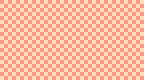

A level layout from a 2D game, rendered from its tile map. Below: a short description, then the map file with its tile-grid data intact:
An orthogonal 18x10 tile map with 8x8 px tiles, 1 tile layer (terrain) and 1 object.

<map version="1.10" tiledversion="1.11.2" orientation="orthogonal" renderorder="right-down" width="18" height="10" tilewidth="8" tileheight="8" infinite="0" nextlayerid="3" nextobjectid="2">
 <editorsettings>
  <export target="room.lua" format="lua" />
 </editorsettings>
 <tileset firstgid="1" name="spritesheet" tilewidth="8" tileheight="8" tilecount="1024" columns="32">
  <image source="../spritesheet.png" width="256" height="256" />
  <tile id="4">
   <properties>
    <property name="col" type="bool" value="true" />
   </properties>
  </tile>
  <tile id="5">
   <properties>
    <property name="col" type="bool" value="true" />
   </properties>
  </tile>
  <tile id="6">
   <properties>
    <property name="col" type="bool" value="true" />
   </properties>
  </tile>
  <tile id="7">
   <properties>
    <property name="col" type="bool" value="true" />
   </properties>
  </tile>
  <tile id="8">
   <properties>
    <property name="col" type="bool" value="true" />
   </properties>
  </tile>
  <tile id="9">
   <properties>
    <property name="col" type="bool" value="true" />
   </properties>
  </tile>
  <tile id="10">
   <properties>
    <property name="col" type="bool" value="true" />
   </properties>
  </tile>
  <tile id="11">
   <properties>
    <property name="col" type="bool" value="true" />
   </properties>
  </tile>
  <tile id="36">
   <properties>
    <property name="col" type="bool" value="true" />
   </properties>
  </tile>
  <tile id="37">
   <properties>
    <property name="col" type="bool" value="true" />
   </properties>
  </tile>
  <tile id="38">
   <properties>
    <property name="col" type="bool" value="true" />
   </properties>
  </tile>
  <tile id="39">
   <properties>
    <property name="col" type="bool" value="true" />
   </properties>
  </tile>
  <tile id="40">
   <properties>
    <property name="col" type="bool" value="true" />
   </properties>
  </tile>
  <tile id="41">
   <properties>
    <property name="col" type="bool" value="true" />
   </properties>
  </tile>
  <tile id="42">
   <properties>
    <property name="col" type="bool" value="true" />
   </properties>
  </tile>
  <tile id="43">
   <properties>
    <property name="col" type="bool" value="true" />
   </properties>
  </tile>
  <tile id="64">
   <properties>
    <property name="col" type="bool" value="true" />
   </properties>
  </tile>
  <tile id="65">
   <properties>
    <property name="col" type="bool" value="true" />
   </properties>
  </tile>
  <tile id="66">
   <properties>
    <property name="col" type="bool" value="true" />
   </properties>
  </tile>
  <tile id="68">
   <properties>
    <property name="col" type="bool" value="true" />
   </properties>
  </tile>
  <tile id="69">
   <properties>
    <property name="col" type="bool" value="true" />
   </properties>
  </tile>
  <tile id="70">
   <properties>
    <property name="col" type="bool" value="true" />
   </properties>
  </tile>
  <tile id="71">
   <properties>
    <property name="col" type="bool" value="true" />
   </properties>
  </tile>
  <tile id="72">
   <properties>
    <property name="col" type="bool" value="true" />
   </properties>
  </tile>
  <tile id="73">
   <properties>
    <property name="col" type="bool" value="true" />
   </properties>
  </tile>
  <tile id="74">
   <properties>
    <property name="col" type="bool" value="true" />
   </properties>
  </tile>
  <tile id="75">
   <properties>
    <property name="col" type="bool" value="true" />
   </properties>
  </tile>
  <tile id="96">
   <properties>
    <property name="col" type="bool" value="true" />
   </properties>
  </tile>
  <tile id="98">
   <properties>
    <property name="col" type="bool" value="true" />
   </properties>
  </tile>
  <tile id="100">
   <properties>
    <property name="col" type="bool" value="true" />
   </properties>
  </tile>
  <tile id="101">
   <properties>
    <property name="col" type="bool" value="true" />
   </properties>
  </tile>
  <tile id="102">
   <properties>
    <property name="col" type="bool" value="true" />
   </properties>
  </tile>
  <tile id="103">
   <properties>
    <property name="col" type="bool" value="true" />
   </properties>
  </tile>
  <tile id="104">
   <properties>
    <property name="col" type="bool" value="true" />
   </properties>
  </tile>
  <tile id="105">
   <properties>
    <property name="col" type="bool" value="true" />
   </properties>
  </tile>
  <tile id="106">
   <properties>
    <property name="col" type="bool" value="true" />
   </properties>
  </tile>
  <tile id="107">
   <properties>
    <property name="col" type="bool" value="true" />
   </properties>
  </tile>
  <tile id="128">
   <properties>
    <property name="col" type="bool" value="true" />
   </properties>
  </tile>
  <tile id="129">
   <properties>
    <property name="col" type="bool" value="true" />
   </properties>
  </tile>
  <tile id="130">
   <properties>
    <property name="col" type="bool" value="true" />
   </properties>
  </tile>
  <tile id="160">
   <properties>
    <property name="col" type="bool" value="true" />
   </properties>
  </tile>
  <tile id="161">
   <properties>
    <property name="col" type="bool" value="true" />
   </properties>
  </tile>
  <tile id="162">
   <properties>
    <property name="col" type="bool" value="true" />
   </properties>
  </tile>
  <tile id="194">
   <properties>
    <property name="col" type="bool" value="true" />
   </properties>
  </tile>
  <tile id="226">
   <properties>
    <property name="col" type="bool" value="true" />
   </properties>
  </tile>
  <tile id="258">
   <properties>
    <property name="col" type="bool" value="true" />
   </properties>
  </tile>
 </tileset>
 <layer id="1" name="terrain" width="18" height="10">
  <data encoding="csv">
165,165,165,165,165,165,165,165,165,165,165,165,165,165,165,165,165,165,
165,165,165,165,165,165,165,165,165,165,165,165,165,165,165,165,165,165,
165,165,165,165,165,165,165,165,165,165,165,165,165,165,165,165,165,165,
165,165,165,165,165,165,165,165,165,165,165,165,165,165,165,165,165,165,
165,165,165,165,165,165,165,165,165,165,165,165,165,165,165,165,165,165,
165,165,165,165,165,165,165,165,165,165,165,165,165,165,165,165,165,165,
165,165,165,165,165,165,165,165,165,165,165,165,165,165,165,165,165,165,
165,165,165,165,165,165,165,165,165,165,165,165,165,165,165,165,165,165,
165,165,165,165,165,165,165,165,165,165,165,165,165,165,165,165,165,165,
165,165,165,165,165,165,165,165,165,165,165,165,165,165,165,165,165,165
</data>
 </layer>
 <objectgroup id="2" name="data">
  <object id="1" x="0" y="0">
   <properties>
    <property name="kind" value="spawn" />
    <property name="name" value="init" />
   </properties>
   <point />
  </object>
 </objectgroup>
</map>
